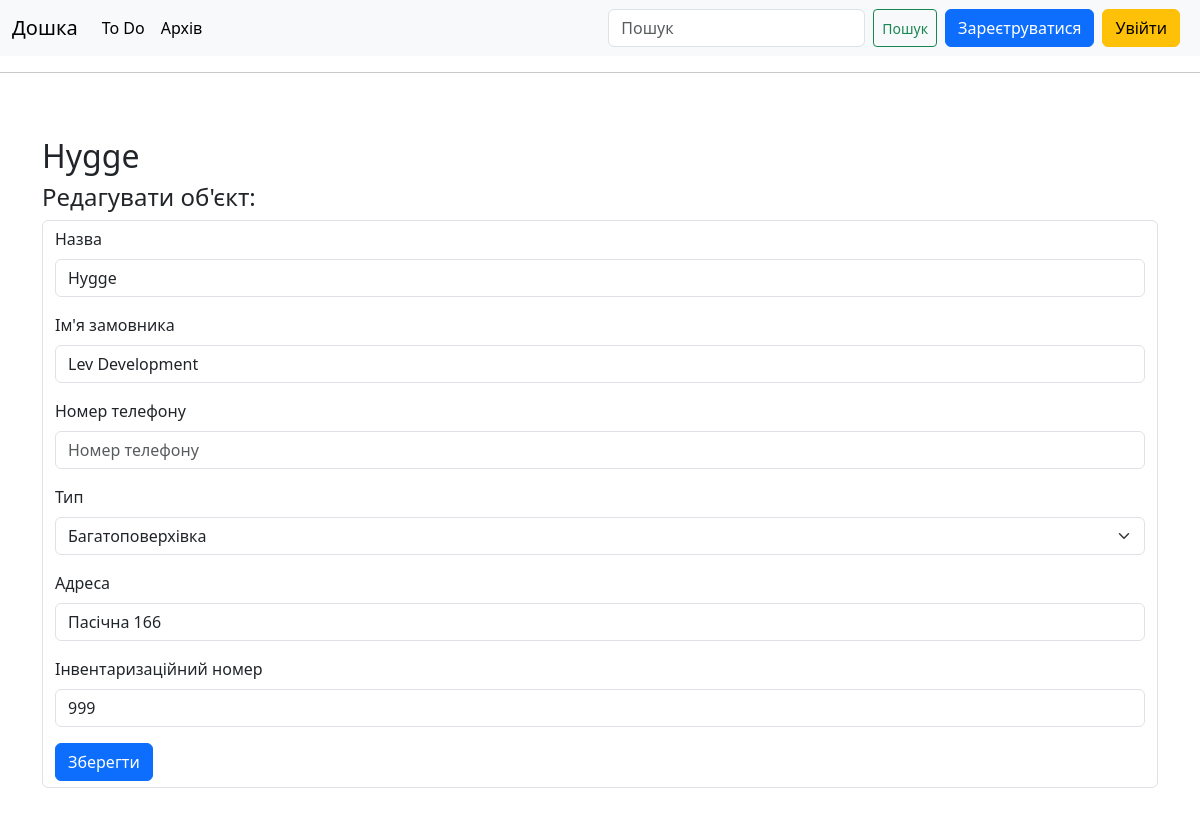
Screenshot of /edit_subject/23 with the database file from the repository.
### bord/models.py (models this page shows, shortened)
class Subject(models.Model):
    class TypeOfSubject(models.TextChoices):
        BUILDING = 'BU', _('Багатоповерхівка')
        COMMERCE = 'CO', _('Будівля')
        GARAGE = 'GA', _('Гараж')
        HOUSE = 'HO', _('Особняк')
        APARTMENT = 'AP', _('Квартира')
        KEV = 'KE', _('КЕВ')
        QUARTERS = 'QU', _('Нежитлове приміщення')
        UNFINISHED = 'UF', _('Незавершене')
        SUMMERHOUSE = 'SH', _('Садовий будинок')
    class Priority(models.TextChoices):
        HIGH = 'AA', _('Високий')
        NORMAL = 'BB', _('Звичайний')
        LOW = 'CC', _('Низький')
    name = models.CharField(max_length=200)
    type = models.CharField(max_length=2, choices=TypeOfSubject.choices, default=TypeOfSubject.HOUSE)
    priority = models.CharField(max_length=3, choices=Priority.choices, default=Priority.NORMAL)
    archived = models.BooleanField(default=False)
    address = models.CharField(max_length=200, blank=True)
    client_name = models.CharField(max_length=200, blank=True)
    client_number = models.CharField(max_length=200, blank=True)
    invent_number = models.CharField(max_length=10, blank=True)
    measured = models.BooleanField(default=False)
    drawn = models.BooleanField(default=False)
    calculated = models.BooleanField(default=False)
    typed = models.BooleanField(default=False)
    numbered = models.BooleanField(default=False)
    done = models.BooleanField(default=False)
    date_added = models.DateTimeField(auto_now_add=True)
    def __str__(self):
        return self.name

### bord/views.py (the view)
# urls.py: path('edit_subject/<int:subject_id>', views.edit_subject, name='edit_subject'),
def edit_subject(request, subject_id):
    subject = Subject.objects.get(id=subject_id)
    if request.method != 'POST':
        form = SubjectForm(instance=subject)
    else:
        form = SubjectForm(instance=subject, data=request.POST)
        if form.is_valid():
            form.save()
            return redirect('bord:subject', subject_id=subject.id)
    context = {'subject': subject, 'form': form}
    return render(request, 'bord/edit_subject.html', context)

### bord/forms.py
class SubjectForm(forms.ModelForm):
    class Meta:
        model = Subject
        fields = ['name', 'client_name', 'client_number', 'type', 'address', 'invent_number']
        labels = {
            'name': 'Назва',
            'client_name': "Ім'я замовника",
            'client_number': 'Номер телефону',
            'type': 'Тип',
            'address': 'Адреса',
            'invent_number': 'Інвентаризаційний номер'
        }

### bord/templates/bord/edit_subject.html (shortened to what this page needs)
{% extends "bord/base.html" %}
{% load django_bootstrap5 %}
{% block content %}
    <h2>{{ subject }}</h2>
    <h4>Редагувати об'єкт:</h4>
    <form class="form-control" action="{% url 'bord:edit_subject' subject.id %}" method="post">
        {% bootstrap_form form %}
        {% block buttons %}
            <button class="btn btn-primary" name="submit">Зберегти</button>
        {% endblock buttons %}
    </form>
{% endblock content %}

### bord/templates/bord/base.html (style rules this page uses)
html, body, header, .carousel { height: 60vh; }

### rows the page displays
Subject: name "Hygge", client_name "Lev Development", type "Багатоповерхівка", address "Пасічна 166", invent_number "999"
